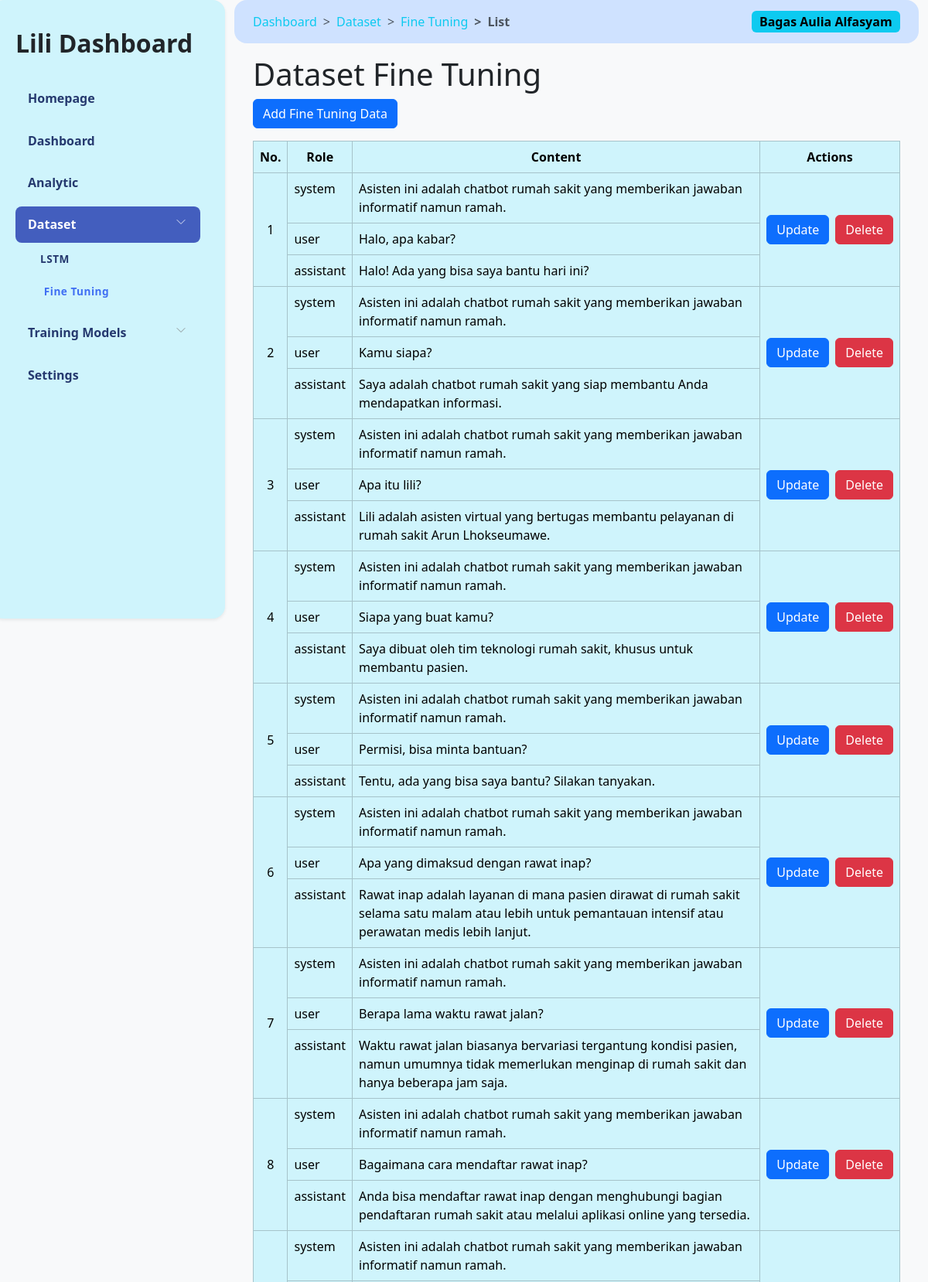
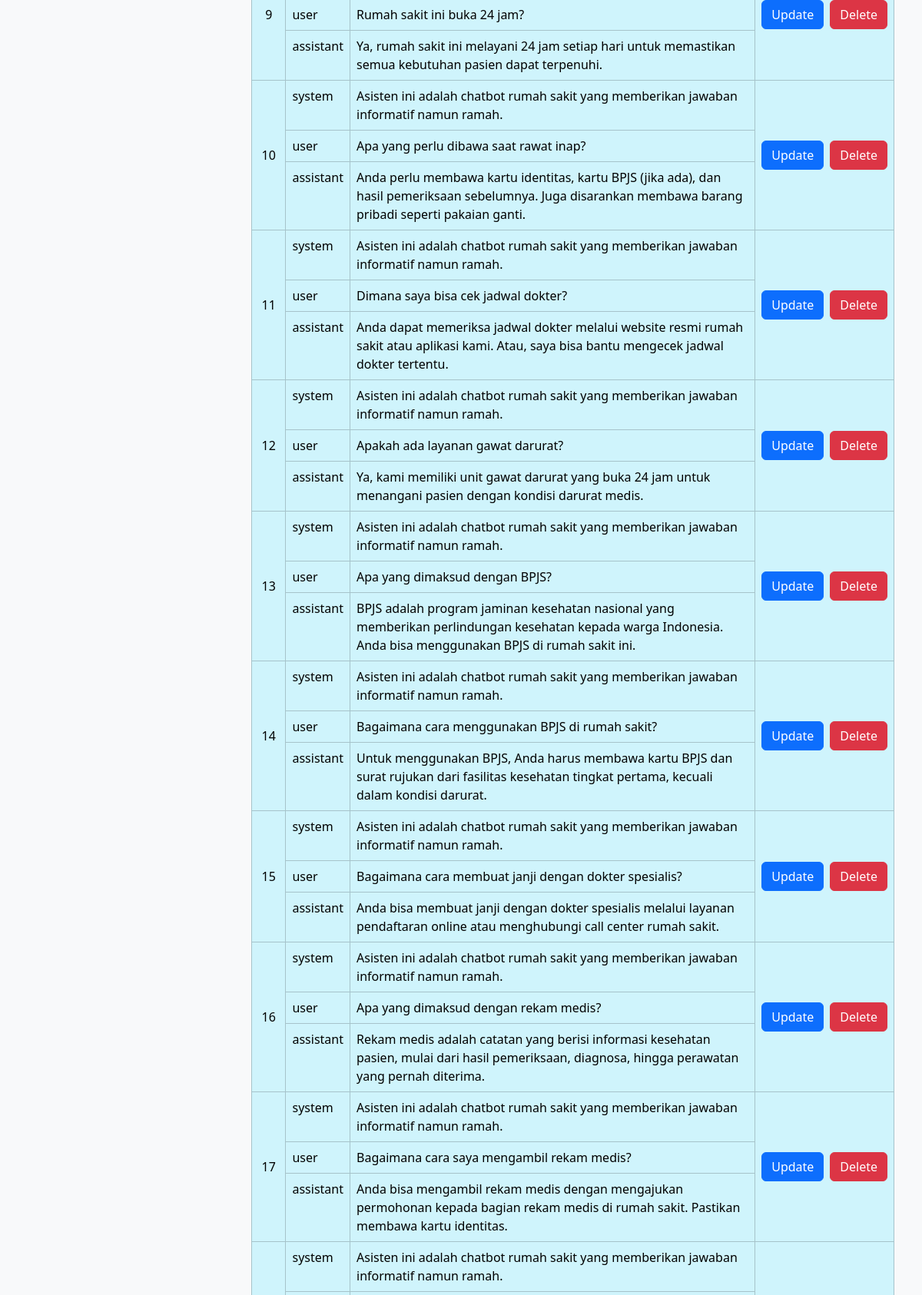
The page /dashboard/dataset/fine-tuning/list (signed in, upper part) on the database its author committed (2 pictures, top to bottom).
### models/auth_model.py (models this page shows, shortened)
class User(db.Model, UserMixin):
    id = db.Column(db.Integer, primary_key=True)
    username = db.Column(db.String(255), unique=True, nullable=False)
    fullname = db.Column(db.String(255), nullable=False)
    email = db.Column(db.String(150), unique=True, nullable=False)
    password = db.Column(db.String(255), nullable=False)

### models/fine_tuning.py (models this page shows, shortened)
class Finetuning(db.Model):
    id = db.Column(db.Integer, primary_key=True)
    messages = db.Column(db.JSON, nullable=False)  # Simpan pesan dalam format JSON

### controller/view_fineTuning.py (the view)
@fineTuning.route("/dashboard/dataset/fine-tuning/list")
@login_required
def view_finetuning_data():
    finetuning = Finetuning.query.all()
    return render_template("pages/dataset-fine-tuning.html", finetuning=finetuning)

### app.py (called while the page is built)
def create_app():
    app = Flask(__name__)
    app.config['SQLALCHEMY_DATABASE_URI'] = 'sqlite:///site.db'
    app.config['SECRET_KEY'] = 'Belekali'
    db.init_app(app)
    migrate.init_app(app, db)
    login_manager.init_app(app)
    @login_manager.user_loader
    def load_user(user_id):
        return User.query.get(int(user_id))
    login_manager.login_view = 'auth.login'
    app.register_blueprint(auth_bp)
    app.register_blueprint(lstm)
    app.register_blueprint(fineTuning)
    app.register_blueprint(route_bp)
    app.register_blueprint(lstm_train)
    return app

### templates/pages/dataset-fine-tuning.html
<!DOCTYPE html>
{% extends 'dashboard.html' %} {% block content %}
<header class="my-3">
  <h1>Dataset Fine Tuning</h1>
  <a href="{{ url_for('fineTuning.add_finetuning_data')}}" class="btn btn-primary" role="button">Add Fine Tuning Data</a>
</header>
<table class="table table-info table-bordered">
  <thead>
    <tr class="text-center">
      <th scope="col">No.</th>
      <th scope="col">Role</th>
      <th scope="col">Content</th>
      <th scope="col">Actions</th>
    </tr>
  </thead>
  <tbody>
    {% set conversation_index = namespace(value=1) %} {% for conversation in finetuning %} {% for message in conversation.messages %}
    <tr>
      {% if loop.first %}
      <td rowspan="{{ conversation.messages | length }}" class="align-middle text-center">{{ conversation_index.value }}</td>
      {% endif %}
      <td>{{ message.role }}</td>
      <td>{{ message.content }}</td>
      {% if loop.first %}
      <td rowspan="{{ conversation.messages | length }}" class="align-middle">
        <div class="d-flex justify-content-between align-items-center gap-2">
          <a href="{{ url_for('fineTuning.update_finetuning_data', id=conversation.id) }}" class="btn btn-primary" role="button">Update</a>
          <form class="delete-form" method="POST" data-id="{{ conversation.id }}">
            <button type="submit" class="btn btn-danger">Delete</button>
          </form>
        </div>
      </td>
      {% endif %}
    </tr>
    {% endfor %} {% set conversation_index.value = conversation_index.value + 1 %} {% endfor %}
  </tbody>
</table>
{% endblock content %}

### templates/dashboard.html (shortened to what this page needs)
<!DOCTYPE html>
<html lang="en">
  <head>
    <link
      href="https://cdn.jsdelivr.net/npm/bootstrap@5.3.3/dist/css/bootstrap.min.css"
      rel="stylesheet"
    />
    <link rel="stylesheet" href="{{ url_for('static', filename='css/dashboard-style.css') }}" />
  </head>
  <body class="bg-body-tertiary" style="min-height: 100vh">
    <div class="row me-0 h-100">
      {% include 'partials/sidebar.html' %}
      <main class="col-9">
        <header class="navbar navbar-expand-lg bg-primary-subtle position-sticky top-0 rounded-4">
          <div class="container gx-lg-5 justify-content-between">
            <nav style="--bs-breadcrumb-divider: '>'" aria-label="breadcrumb">
              <ol class="breadcrumb mb-0 py-2" id="breadcrumb"></ol>
            </nav>
            <span class="badge text-bg-info fs-6">{{ current_user.fullname }}</span>
          </div>
        </header>
        <div class="container gx-lg-5" id="content">{% block content %} {% endblock content %}</div>
      </main>
    </div>
    {% include 'partials/sweetalert-toast.html' %}
  </body>
</html>

### templates/partials/sidebar.html (shortened to what this page needs)
<aside class="col-3 gx-0" id="sidebar">
    <div class="sidebar-wrapper active top-0 shadow-sm rounded-4 bg-info-subtle">
        <header class="sidebar-header position-relative">
            <div class="d-flex justify-content-between align-items-center">
                <div class="logo">
                    <a class="navbar-brand" href="/">Lili Dashboard</a>
                </div>
            </div>
        </header>
        <nav class="sidebar-menu">
            <div class="menu">
                <div class="sidebar-item"><a href="/" class="sidebar-link">Homepage</a></div>
                <div class="sidebar-item">
                    <a href="{{ url_for('route.dashboard') }}" class="sidebar-link">Dashboard</a>
                </div>
                <div class="sidebar-item">
                    <a href="#" class="sidebar-link">Analytic</a>
                </div>
                <div class="sidebar-item has-sub">
                    <div class="sidebar-link"><span>Dataset</span></div>
                    <div class="submenu">
                        <div class="submenu-item">
                            <a href="{{ url_for('lstm.read_lstm') }}" class="submenu-link">LSTM</a>
                        </div>
                        <div class="submenu-item">
                            <a href="{{ url_for('fineTuning.view_finetuning_data') }}" class="submenu-link">Fine Tuning</a>
                        </div>
                    </div>
                </div>
                <div class="sidebar-item has-sub">
                    <div class="sidebar-link"><span>Training Models</span></div>
                </div>
                <div class="sidebar-item">
                    <a href="#" class="sidebar-link">Settings</a>
                </div>
            </div>
        </nav>
    </div>
</aside>

### templates/partials/sweetalert-toast.html (shortened to what this page needs)
<!DOCTYPE html>

### static/css/dashboard-style.css (style rules this page uses)
:root { color-scheme: light; --sidebar-link: #25396f; --sidebar-link-active: #406ff3; }
#sidebar .sidebar-wrapper { left: -300px; }
.sidebar-wrapper { height: 100vh; position: sticky; background-color: #fff; transition: left 0.7s cubic-bezier(0.22, 1, 0.36, 1); }
.sidebar-wrapper .sidebar-header { padding: 2rem 2rem 1rem; font-size: 2rem; font-weight: 700; }
.sidebar-wrapper .sidebar-header a { height: 1.2rem; }
.sidebar-wrapper .sidebar-menu .menu { padding-left: 0; padding: 0 2rem; font-weight: 600; }
.sidebar-wrapper .sidebar-menu .menu .sidebar-item { list-style: none; padding-top: 0.5rem; position: relative; }
.sidebar-wrapper .sidebar-menu .menu .sidebar-item .sidebar-link { display: block; padding: 0.7rem 1rem; font-size: 1rem; display: flex; align-items: center; border-radius: 0.5rem; transition: all 0.5s; text-decoration: none; color: var(--sidebar-link); }
.sidebar-wrapper .sidebar-menu .menu .sidebar-item.active > .sidebar-link { background-color: #435ebe; color: #fff; }
.sidebar-wrapper .sidebar-menu .menu .sidebar-item .submenu { list-style: none; max-height: 0; overflow: hidden; transition: all 0.5s; }
.sidebar-wrapper .sidebar-menu .menu .sidebar-item .submenu.submenu-open { max-height: var(--submenu-height); }
.sidebar-wrapper .sidebar-menu .menu .sidebar-item .submenu .submenu-item .submenu-link { padding: 0.7rem 2rem; display: block; color: var(--sidebar-link); font-size: 0.85rem; font-weight: 600; text-decoration: none; letter-spacing: 0.5px; transition: all 0.3s; }
.sidebar-wrapper .sidebar-menu .menu .sidebar-item.has-sub, .sidebar-wrapper .sidebar-menu .menu .sidebar-item .submenu .submenu-item.has-sub { overflow: hidden; position: relative; }
.sidebar-wrapper .sidebar-menu .menu .sidebar-item.has-sub > .sidebar-link:after { position: absolute; color: #ccc; right: 15px; display: block; }
@media screen and (min-width: 1200px) { #sidebar .sidebar-wrapper { left: 0; } }

### rows shown on the page
User: fullname "Bagas Aulia Alfasyam"
Finetuning: value "1", role "system" "user" "assistant", content "Asisten ini adalah chatbot rumah sakit yang memberikan jawaban informatif namun ramah." "Halo, apa kabar?" "Halo! Ada yang bisa saya bantu hari ini?"
Finetuning: value "2", role "system" "user" "assistant", content "Asisten ini adalah chatbot rumah sakit yang memberikan jawaban informatif namun ramah." "Kamu siapa?" "Saya adalah chatbot rumah sakit yang siap membantu Anda mendapatkan informasi."
Finetuning: value "3", role "system" "user" "assistant", content "Asisten ini adalah chatbot rumah sakit yang memberikan jawaban informatif namun ramah." "Apa itu lili?" "Lili adalah asisten virtual yang bertugas membantu pelayanan di rumah sakit Arun Lhokseumawe."
Finetuning: value "4", role "system" "user" "assistant", content "Asisten ini adalah chatbot rumah sakit yang memberikan jawaban informatif namun ramah." "Siapa yang buat kamu?" "Saya dibuat oleh tim teknologi rumah sakit, khusus untuk membantu pasien."
Finetuning: value "5", role "system" "user" "assistant", content "Asisten ini adalah chatbot rumah sakit yang memberikan jawaban informatif namun ramah." "Permisi, bisa minta bantuan?" "Tentu, ada yang bisa saya bantu? Silakan tanyakan."
Finetuning: value "6", role "system" "user" "assistant", content "Asisten ini adalah chatbot rumah sakit yang memberikan jawaban informatif namun ramah." "Apa yang dimaksud dengan rawat inap?" "Rawat inap adalah layanan di mana pasien dirawat di rumah sakit selama satu malam atau lebih untuk pemantauan intensif atau perawatan medis lebih lanjut."
Finetuning: value "7", role "system" "user" "assistant", content "Asisten ini adalah chatbot rumah sakit yang memberikan jawaban informatif namun ramah." "Berapa lama waktu rawat jalan?" "Waktu rawat jalan biasanya bervariasi tergantung kondisi pasien, namun umumnya tidak memerlukan menginap di rumah sakit dan hanya beberapa jam saja."
Finetuning: value "8", role "system" "user" "assistant", content "Asisten ini adalah chatbot rumah sakit yang memberikan jawaban informatif namun ramah." "Bagaimana cara mendaftar rawat inap?" "Anda bisa mendaftar rawat inap dengan menghubungi bagian pendaftaran rumah sakit atau melalui aplikasi online yang tersedia."
Finetuning: value "9", role "system" "user" "assistant", content "Asisten ini adalah chatbot rumah sakit yang memberikan jawaban informatif namun ramah." "Rumah sakit ini buka 24 jam?" "Ya, rumah sakit ini melayani 24 jam setiap hari untuk memastikan semua kebutuhan pasien dapat terpenuhi."
Finetuning: value "10", role "system" "user" "assistant", content "Asisten ini adalah chatbot rumah sakit yang memberikan jawaban informatif namun ramah." "Apa yang perlu dibawa saat rawat inap?" "Anda perlu membawa kartu identitas, kartu BPJS (jika ada), dan hasil pemeriksaan sebelumnya. Juga disarankan membawa barang pribadi seperti pakaian ganti."
Finetuning: value "11", role "system" "user" "assistant", content "Asisten ini adalah chatbot rumah sakit yang memberikan jawaban informatif namun ramah." "Dimana saya bisa cek jadwal dokter?" "Anda dapat memeriksa jadwal dokter melalui website resmi rumah sakit atau aplikasi kami. Atau, saya bisa bantu mengecek jadwal dokter tertentu."
Finetuning: value "12", role "system" "user" "assistant", content "Asisten ini adalah chatbot rumah sakit yang memberikan jawaban informatif namun ramah." "Apakah ada layanan gawat darurat?" "Ya, kami memiliki unit gawat darurat yang buka 24 jam untuk menangani pasien dengan kondisi darurat medis."
Finetuning: value "13", role "system" "user" "assistant", content "Asisten ini adalah chatbot rumah sakit yang memberikan jawaban informatif namun ramah." "Apa yang dimaksud dengan BPJS?" "BPJS adalah program jaminan kesehatan nasional yang memberikan perlindungan kesehatan kepada warga Indonesia. Anda bisa menggunakan BPJS di rumah sakit ini."
Finetuning: value "14", role "system" "user" "assistant", content "Asisten ini adalah chatbot rumah sakit yang memberikan jawaban informatif namun ramah." "Bagaimana cara menggunakan BPJS di rumah sakit?" "Untuk menggunakan BPJS, Anda harus membawa kartu BPJS dan surat rujukan dari fasilitas kesehatan tingkat pertama, kecuali dalam kondisi darurat."
Finetuning: value "15", role "system" "user" "assistant", content "Asisten ini adalah chatbot rumah sakit yang memberikan jawaban informatif namun ramah." "Bagaimana cara membuat janji dengan dokter spesialis?" "Anda bisa membuat janji dengan dokter spesialis melalui layanan pendaftaran online atau menghubungi call center rumah sakit."
Finetuning: value "16", role "system" "user" "assistant", content "Asisten ini adalah chatbot rumah sakit yang memberikan jawaban informatif namun ramah." "Apa yang dimaksud dengan rekam medis?" "Rekam medis adalah catatan yang berisi informasi kesehatan pasien, mulai dari hasil pemeriksaan, diagnosa, hingga perawatan yang pernah diterima."
Finetuning: value "17", role "system" "user" "assistant", content "Asisten ini adalah chatbot rumah sakit yang memberikan jawaban informatif namun ramah." "Bagaimana cara saya mengambil rekam medis?" "Anda bisa mengambil rekam medis dengan mengajukan permohonan kepada bagian rekam medis di rumah sakit. Pastikan membawa kartu identitas."
Finetuning: role "system", content "Asisten ini adalah chatbot rumah sakit yang memberikan jawaban informatif namun ramah."
